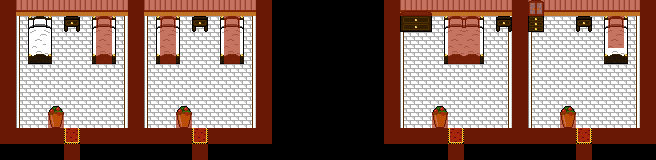

Rendered tile map (Tiled .tmx) drawn with the repository's tilesets; below, a short description and the full map source, tile grids included:
An orthogonal 41x10 tile map with 16x16 px tiles, 5 tile layers (sol, mur, meuble, element_interactif, ...), 4 tilesets.

<map version="1.9" tiledversion="1.9.2" orientation="orthogonal" renderorder="right-down" width="41" height="10" tilewidth="16" tileheight="16" infinite="0" nextlayerid="7" nextobjectid="1">
 <tileset firstgid="1" source="../tsx/Chato_int1.tsx" />
 <tileset firstgid="43" source="../tsx/furniture1.tsx" />
 <tileset firstgid="63" source="../tsx/objects1.tsx" />
 <tileset firstgid="69" source="../tsx/collisions.tsx" />
 <layer id="1" name="sol" width="41" height="10">
  <data encoding="csv">
0,0,0,0,0,0,0,0,0,0,0,0,0,0,0,0,0,0,0,0,0,0,0,0,0,0,0,0,0,0,0,0,0,0,0,0,0,0,0,0,0,
0,14,14,14,14,14,14,14,0,14,14,14,14,14,14,14,0,0,0,0,0,0,0,0,0,14,14,14,14,14,14,14,0,14,14,14,14,14,14,14,0,
0,14,14,14,14,14,14,14,0,14,14,14,14,14,14,14,0,0,0,0,0,0,0,0,0,14,14,14,14,14,14,14,0,14,14,14,14,14,14,14,0,
0,14,14,14,14,14,14,14,0,14,14,14,14,14,14,14,0,0,0,0,0,0,0,0,0,14,14,14,14,14,14,14,0,14,14,14,14,14,14,14,0,
0,14,14,14,14,14,14,14,0,14,14,14,14,14,14,14,0,0,0,0,0,0,0,0,0,14,14,14,14,14,14,14,0,14,14,14,14,14,14,14,0,
0,14,14,14,14,14,14,14,0,14,14,14,14,14,14,14,0,0,0,0,0,0,0,0,0,14,14,14,14,14,14,14,0,14,14,14,14,14,14,14,0,
0,14,14,14,14,14,14,14,0,14,14,14,14,14,14,14,0,0,0,0,0,0,0,0,0,14,14,14,14,14,14,14,0,14,14,14,14,14,14,14,0,
0,14,14,14,14,14,14,14,0,14,14,14,14,14,14,14,0,0,0,0,0,0,0,0,0,14,14,14,14,14,14,14,0,14,14,14,14,14,14,14,0,
0,0,0,0,0,0,0,0,0,0,0,0,0,0,0,0,0,0,0,0,0,0,0,0,0,0,0,0,0,0,0,0,0,0,0,0,0,0,0,0,0,
0,0,0,0,0,0,0,0,0,0,0,0,0,0,0,0,0,0,0,0,0,0,0,0,0,0,0,0,0,0,0,0,0,0,0,0,0,0,0,0,0
</data>
 </layer>
 <layer id="4" name="mur" width="41" height="10">
  <data encoding="csv">
0,25,25,25,25,25,25,25,0,25,25,25,25,25,25,25,0,0,0,0,0,0,0,0,0,25,25,25,25,25,25,25,0,25,25,25,25,25,25,25,0,
0,35,0,0,0,0,0,38,0,35,0,0,0,0,0,38,0,0,0,0,0,0,0,0,0,35,0,0,0,0,0,38,0,35,0,0,0,0,0,38,0,
0,35,0,0,0,0,0,38,0,35,0,0,0,0,0,38,0,0,0,0,0,0,0,0,0,35,0,0,0,0,0,38,0,35,0,0,0,0,0,38,0,
0,35,0,0,0,0,0,38,0,35,0,0,0,0,0,38,0,0,0,0,0,0,0,0,0,35,0,0,0,0,0,38,0,35,0,0,0,0,0,38,0,
0,35,0,0,0,0,0,38,0,35,0,0,0,0,0,38,0,0,0,0,0,0,0,0,0,35,0,0,0,0,0,38,0,35,0,0,0,0,0,38,0,
0,35,0,0,0,0,0,38,0,35,0,0,0,0,0,38,0,0,0,0,0,0,0,0,0,35,0,0,0,0,0,38,0,35,0,0,0,0,0,38,0,
0,35,0,0,0,0,0,38,0,35,0,0,0,0,0,38,0,0,0,0,0,0,0,0,0,35,0,0,0,0,0,38,0,35,0,0,0,0,0,38,0,
0,35,0,0,0,0,0,38,0,35,0,0,0,0,0,38,0,0,0,0,0,0,0,0,0,35,0,0,0,0,0,38,0,35,0,0,0,0,0,38,0,
0,0,0,0,0,0,0,0,0,0,0,0,0,0,0,0,0,0,0,0,0,0,0,0,0,0,0,0,0,0,0,0,0,0,0,0,0,0,0,0,0,
0,0,0,0,0,0,0,0,0,0,0,0,0,0,0,0,0,0,0,0,0,0,0,0,0,0,0,0,0,0,0,0,0,0,0,0,0,0,0,0,0
</data>
 </layer>
 <layer id="2" name="meuble" width="41" height="10">
  <data encoding="csv">
0,0,0,0,0,0,0,0,0,0,0,0,0,0,0,0,0,0,0,0,0,0,0,0,0,59,60,0,0,0,0,0,0,52,0,0,0,0,0,0,0,
0,46,43,49,54,46,43,49,0,46,43,49,54,46,43,49,0,0,0,0,0,0,0,0,0,57,58,46,43,43,49,54,0,53,0,0,54,46,43,49,0,
0,47,44,50,0,47,44,50,0,47,44,50,0,47,44,50,0,0,0,0,0,0,0,0,0,0,0,47,44,44,50,0,0,0,0,0,0,47,44,50,0,
0,48,45,51,0,48,45,51,0,48,45,51,0,48,45,51,0,0,0,0,0,0,0,0,0,0,0,48,45,45,51,0,0,0,0,0,0,48,45,51,0,
0,0,0,0,0,0,0,0,0,0,0,0,0,0,0,0,0,0,0,0,0,0,0,0,0,0,0,0,0,0,0,0,0,0,0,0,0,0,0,0,0,
0,0,0,0,0,0,0,0,0,0,0,0,0,0,0,0,0,0,0,0,0,0,0,0,0,0,0,0,0,0,0,0,0,0,0,0,0,0,0,0,0,
0,0,0,55,0,0,0,0,0,0,0,55,0,0,0,0,0,0,0,0,0,0,0,0,0,0,0,55,0,0,0,0,0,0,0,55,0,0,0,0,0,
0,0,0,56,0,0,0,0,0,0,0,56,0,0,0,0,0,0,0,0,0,0,0,0,0,0,0,56,0,0,0,0,0,0,0,56,0,0,0,0,0,
0,0,0,0,0,0,0,0,0,0,0,0,0,0,0,0,0,0,0,0,0,0,0,0,0,0,0,0,0,0,0,0,0,0,0,0,0,0,0,0,0,
0,0,0,0,0,0,0,0,0,0,0,0,0,0,0,0,0,0,0,0,0,0,0,0,0,0,0,0,0,0,0,0,0,0,0,0,0,0,0,0,0
</data>
 </layer>
 <layer id="3" name="element_interactif" width="41" height="10">
  <data encoding="csv">
0,0,0,0,0,0,0,0,0,0,0,0,0,0,0,0,0,0,0,0,0,0,0,0,0,0,0,0,0,0,0,0,0,0,0,0,0,0,0,0,0,
0,0,0,0,0,0,0,0,0,0,0,0,0,0,0,0,0,0,0,0,0,0,0,0,0,0,0,0,0,0,0,0,0,0,0,0,0,0,0,0,0,
0,0,0,0,0,0,0,0,0,0,0,0,0,0,0,0,0,0,0,0,0,0,0,0,0,0,0,0,0,0,0,0,0,0,0,0,0,0,0,0,0,
0,0,0,0,0,0,0,0,0,0,0,0,0,0,0,0,0,0,0,0,0,0,0,0,0,0,0,0,0,0,0,0,0,0,0,0,0,0,0,0,0,
0,0,0,0,0,0,0,0,0,0,0,0,0,0,0,0,0,0,0,0,0,0,0,0,0,0,0,0,0,0,0,0,0,0,0,0,0,0,0,0,0,
0,0,0,0,0,0,0,0,0,0,0,0,0,0,0,0,0,0,0,0,0,0,0,0,0,0,0,0,0,0,0,0,0,0,0,0,0,0,0,0,0,
0,0,0,0,0,0,0,0,0,0,0,0,0,0,0,0,0,0,0,0,0,0,0,0,0,0,0,0,0,0,0,0,0,0,0,0,0,0,0,0,0,
0,0,0,0,0,0,0,0,0,0,0,0,0,0,0,0,0,0,0,0,0,0,0,0,0,0,0,0,0,0,0,0,0,0,0,0,0,0,0,0,0,
0,0,0,0,41,0,0,0,0,0,0,0,41,0,0,0,0,0,0,0,0,0,0,0,0,0,0,0,41,0,0,0,0,0,0,0,41,0,0,0,0,
0,0,0,0,0,0,0,0,0,0,0,0,0,0,0,0,0,0,0,0,0,0,0,0,0,0,0,0,0,0,0,0,0,0,0,0,0,0,0,0,0
</data>
 </layer>
 <layer id="6" name="collision" width="41" height="10" opacity="0.64">
  <data encoding="csv">
69,69,69,69,69,69,69,69,69,69,69,69,69,69,69,69,69,0,0,0,0,0,0,0,69,69,69,69,69,69,69,69,69,69,69,69,69,69,69,69,69,
69,0,72,0,0,0,69,0,69,0,69,0,0,0,69,0,69,0,0,0,0,0,0,0,69,0,0,0,69,69,0,0,69,0,0,0,0,0,69,0,69,
69,0,72,0,0,0,69,0,69,0,69,0,0,0,69,0,69,0,0,0,0,0,0,0,69,0,0,0,69,69,0,0,69,0,0,0,0,0,69,0,69,
69,0,71,0,0,0,69,0,69,0,69,0,0,0,69,0,69,0,0,0,0,0,0,0,69,0,0,0,69,69,0,0,69,0,0,0,0,0,71,0,69,
69,0,0,0,0,0,0,0,69,0,0,0,0,0,0,0,69,0,0,0,0,0,0,0,69,0,0,0,70,0,0,0,69,0,0,0,0,0,0,0,69,
69,0,0,0,0,0,0,0,69,0,0,0,0,0,0,0,69,0,0,0,0,0,0,0,69,0,0,0,0,0,0,0,69,0,0,0,0,0,0,0,69,
69,0,0,0,0,0,0,0,69,0,0,0,0,0,0,0,69,0,0,0,0,0,0,0,69,0,0,0,0,0,0,0,69,0,0,0,0,0,0,0,69,
69,0,0,69,0,0,0,0,69,0,0,69,0,0,0,0,69,0,0,0,0,0,0,0,69,0,0,69,0,0,0,0,69,0,0,69,0,0,0,0,69,
69,69,69,69,0,69,69,69,69,69,69,69,0,69,69,69,69,0,0,0,0,0,0,0,69,69,69,69,0,69,69,69,69,69,69,69,0,69,69,69,69,
0,0,0,0,69,0,0,0,0,0,0,0,69,0,0,0,0,0,0,0,0,0,0,0,0,0,0,0,69,0,0,0,0,0,0,0,69,0,0,0,0
</data>
 </layer>
</map>